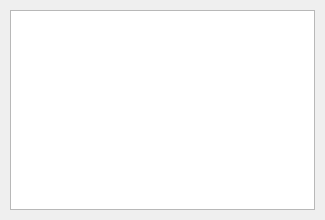
<?xml version="1.0" encoding="UTF-8"?>
<ui version="4.0">
 <class>DeviceSelector</class>
 <widget class="QMainWindow" name="DeviceSelector">
  <property name="geometry">
   <rect>
    <x>0</x>
    <y>0</y>
    <width>325</width>
    <height>220</height>
   </rect>
  </property>
  <property name="sizePolicy">
   <sizepolicy hsizetype="Fixed" vsizetype="Fixed">
    <horstretch>0</horstretch>
    <verstretch>0</verstretch>
   </sizepolicy>
  </property>
  <property name="minimumSize">
   <size>
    <width>325</width>
    <height>220</height>
   </size>
  </property>
  <property name="maximumSize">
   <size>
    <width>325</width>
    <height>220</height>
   </size>
  </property>
  <property name="windowTitle">
   <string>Select a device</string>
  </property>
  <widget class="QWidget" name="DeviceListWidget">
   <layout class="QGridLayout" name="DeviceListGrid">
    <item row="0" column="0">
     <layout class="QGridLayout" name="DeviceListGrid">
      <item row="0" column="0" alignment="Qt::AlignHCenter|Qt::AlignVCenter">
       <widget class="QTableWidget" name="DeviceList">
        <property name="sizePolicy">
         <sizepolicy hsizetype="Minimum" vsizetype="Minimum">
          <horstretch>0</horstretch>
          <verstretch>0</verstretch>
         </sizepolicy>
        </property>
        <property name="minimumSize">
         <size>
          <width>305</width>
          <height>200</height>
         </size>
        </property>
        <property name="maximumSize">
         <size>
          <width>305</width>
          <height>200</height>
         </size>
        </property>
        <property name="frameShadow">
         <enum>QFrame::Plain</enum>
        </property>
        <property name="selectionMode">
         <enum>QAbstractItemView::SingleSelection</enum>
        </property>
       </widget>
      </item>
     </layout>
    </item>
   </layout>
  </widget>
 </widget>
 <resources/>
 <connections/>
</ui>
